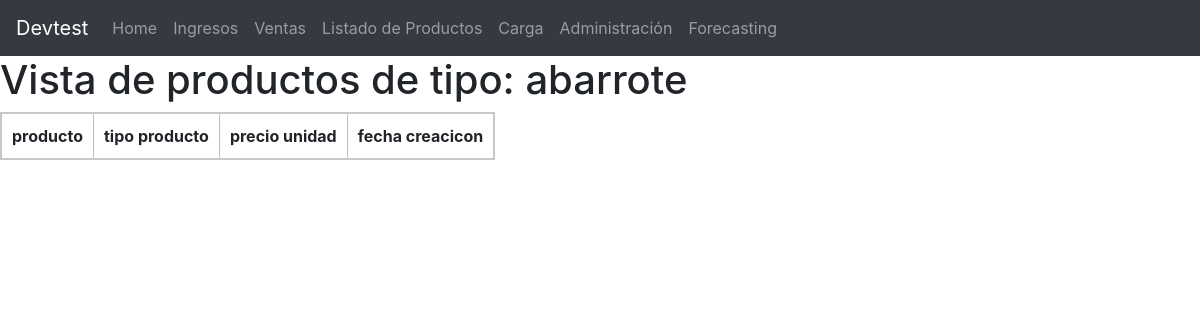
The page /detalle_tipo?product_type=abarrote on the database as committed earlier.
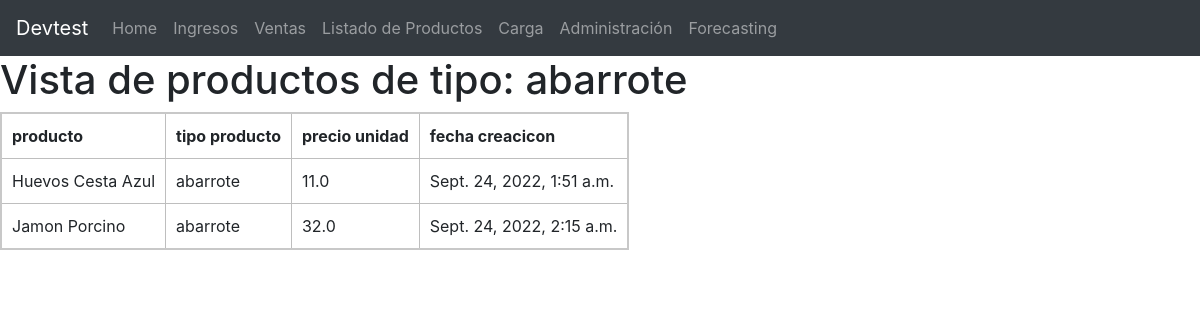
The same page on the database as committed later.
### cr/models.py (models this page shows, shortened)
class CatalogoProds(models.Model):
    nombre_producto = models.CharField(max_length=127)
    pais_producto = models.CharField(max_length=127)
    tipo_producto = models.CharField(max_length=127)
    precio_unidad = models.FloatField()
    created_at = models.DateTimeField(auto_now_add=True)
    class Meta:
        verbose_name = "Producto"
        verbose_name_plural = "Productos"

### cr/views.py (the view)
# urls.py: re_path('detalle_tipo', detalle_producto_tipo, name='detail_per_type'),
def detalle_producto_tipo(request):
    ptype = request.GET.get("product_type", "")
    productos_por_tipo = CatalogoProds.objects.filter(tipo_producto=ptype)
    return render(request, "vista_por_tipo.html", context={"tipo_producto": ptype, "productos": productos_por_tipo})

### cr/templates/vista_por_tipo.html (shortened to what this page needs)
{% extends "navbar.html"%}
{% block content %}
<body>
    <h1>Vista de productos de tipo: {{ tipo_producto }}</h1>
    <table>
    <tr><th>producto</th><th>tipo producto</th><th>precio unidad</th><th>fecha creacicon</th></tr>
    {% for p in productos %}
    <tr>
        <td> {{ p.nombre_producto }}</td>
        <td> {{ p.tipo_producto }}</td>
        <td> {{ p.precio_unidad }}</td>
        <td> {{ p.created_at }}</td>
    </tr>
{% endfor %}
</table>
</body>
{% endblock %}

Rows that differ between the two databases and show on the page:
added CatalogoProds: nombre_producto "Huevos Cesta Azul", tipo_producto "abarrote", precio_unidad "11.0", created_at "Sept. 24, 2022, 1:51 a.m."
added CatalogoProds: nombre_producto "Jamon Porcino", tipo_producto "abarrote", precio_unidad "32.0", created_at "Sept. 24, 2022, 2:15 a.m."
